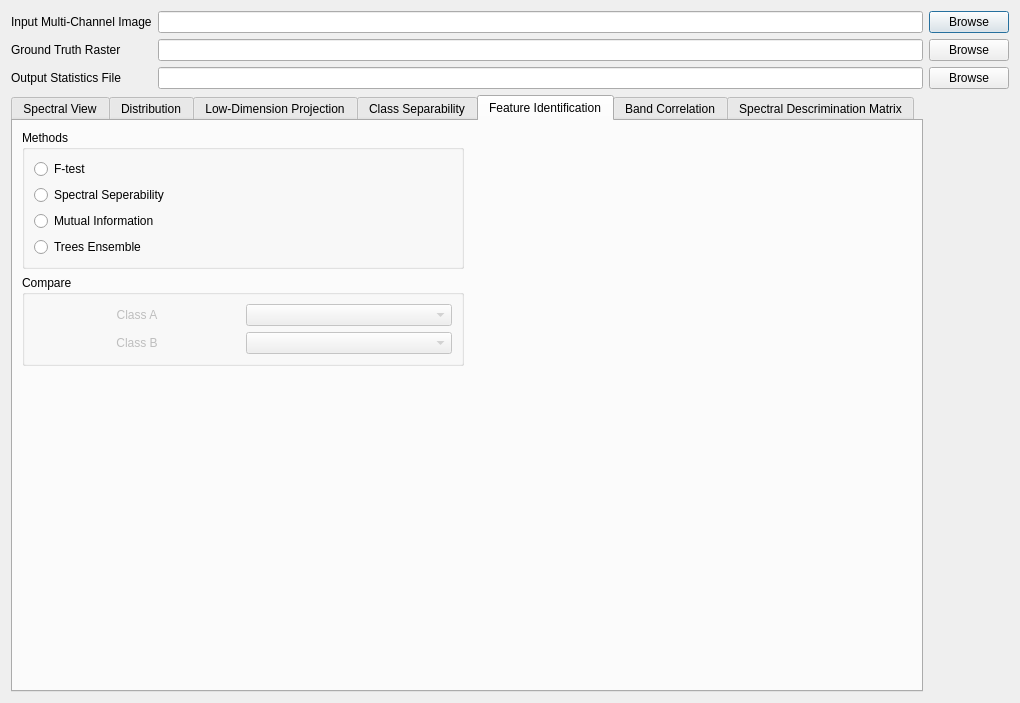
<?xml version="1.0" encoding="UTF-8"?>
<ui version="4.0">
 <class>HxToolsDialog</class>
 <widget class="QDialog" name="HxToolsDialog">
  <property name="geometry">
   <rect>
    <x>0</x>
    <y>0</y>
    <width>1020</width>
    <height>703</height>
   </rect>
  </property>
  <property name="windowTitle">
   <string>ROI Seperability Analysis</string>
  </property>
  <layout class="QGridLayout" name="gridLayout_3">
   <item row="0" column="0" rowspan="3">
    <layout class="QGridLayout" name="gridLayout">
     <item row="0" column="0">
      <widget class="QLabel" name="label">
       <property name="text">
        <string>Input Multi-Channel Image</string>
       </property>
      </widget>
     </item>
     <item row="1" column="0">
      <widget class="QLabel" name="label_6">
       <property name="text">
        <string>Ground Truth Raster </string>
       </property>
      </widget>
     </item>
     <item row="2" column="0">
      <widget class="QLabel" name="label_10">
       <property name="text">
        <string>Output Statistics File</string>
       </property>
      </widget>
     </item>
     <item row="0" column="1">
      <widget class="QLineEdit" name="lineEdit_2"/>
     </item>
     <item row="1" column="1">
      <widget class="QLineEdit" name="lineEdit"/>
     </item>
     <item row="2" column="1">
      <widget class="QLineEdit" name="lineEdit_3"/>
     </item>
    </layout>
   </item>
   <item row="0" column="1">
    <widget class="QPushButton" name="pushButton_4">
     <property name="text">
      <string>Browse</string>
     </property>
    </widget>
   </item>
   <item row="1" column="1">
    <widget class="QPushButton" name="pushButton_5">
     <property name="text">
      <string>Browse</string>
     </property>
    </widget>
   </item>
   <item row="2" column="1">
    <widget class="QPushButton" name="pushButton_6">
     <property name="text">
      <string>Browse</string>
     </property>
    </widget>
   </item>
   <item row="3" column="0">
    <layout class="QVBoxLayout" name="verticalLayout_19">
     <item>
      <widget class="QTabWidget" name="tabWidget">
       <property name="currentIndex">
        <number>4</number>
       </property>
       <widget class="QWidget" name="tab">
        <attribute name="title">
         <string>Spectral View</string>
        </attribute>
        <layout class="QGridLayout" name="gridLayout_15">
         <item row="0" column="0">
          <layout class="QHBoxLayout" name="horizontalLayout_8">
           <item>
            <layout class="QVBoxLayout" name="verticalLayout_2">
             <item>
              <widget class="QGroupBox" name="groupBox_3">
               <property name="title">
                <string>Category</string>
               </property>
               <layout class="QVBoxLayout" name="verticalLayout">
                <item>
                 <widget class="QRadioButton" name="rb_sep_all">
                  <property name="text">
                   <string>All Spectra (Mean)</string>
                  </property>
                  <property name="checked">
                   <bool>true</bool>
                  </property>
                  <attribute name="buttonGroup">
                   <string notr="true">buttonGroup</string>
                  </attribute>
                 </widget>
                </item>
                <item>
                 <widget class="QRadioButton" name="rb_sep_cv">
                  <property name="text">
                   <string>All Spectra (Coefficient of Variation)</string>
                  </property>
                  <attribute name="buttonGroup">
                   <string notr="true">buttonGroup</string>
                  </attribute>
                 </widget>
                </item>
                <item>
                 <widget class="QRadioButton" name="rb_sep_compare">
                  <property name="text">
                   <string>Compare Two Class Spectra</string>
                  </property>
                  <attribute name="buttonGroup">
                   <string notr="true">buttonGroup</string>
                  </attribute>
                 </widget>
                </item>
                <item>
                 <layout class="QHBoxLayout" name="horizontalLayout_2">
                  <item>
                   <widget class="QLabel" name="label_5">
                    <property name="enabled">
                     <bool>false</bool>
                    </property>
                    <property name="text">
                     <string>Class A</string>
                    </property>
                    <property name="alignment">
                     <set>Qt::AlignCenter</set>
                    </property>
                   </widget>
                  </item>
                  <item>
                   <widget class="QComboBox" name="comboBox">
                    <property name="enabled">
                     <bool>false</bool>
                    </property>
                    <property name="maxVisibleItems">
                     <number>10</number>
                    </property>
                   </widget>
                  </item>
                 </layout>
                </item>
                <item>
                 <layout class="QHBoxLayout" name="horizontalLayout_6">
                  <item>
                   <widget class="QLabel" name="label_14">
                    <property name="enabled">
                     <bool>false</bool>
                    </property>
                    <property name="text">
                     <string>Class B</string>
                    </property>
                    <property name="alignment">
                     <set>Qt::AlignCenter</set>
                    </property>
                   </widget>
                  </item>
                  <item>
                   <widget class="QComboBox" name="comboBox_2">
                    <property name="enabled">
                     <bool>false</bool>
                    </property>
                   </widget>
                  </item>
                 </layout>
                </item>
               </layout>
              </widget>
             </item>
             <item>
              <spacer name="verticalSpacer">
               <property name="orientation">
                <enum>Qt::Vertical</enum>
               </property>
               <property name="sizeHint" stdset="0">
                <size>
                 <width>20</width>
                 <height>178</height>
                </size>
               </property>
              </spacer>
             </item>
            </layout>
           </item>
           <item>
            <widget class="QMatplotlibWidget" name="mplWidgetSpectral" native="true"/>
           </item>
          </layout>
         </item>
        </layout>
       </widget>
       <widget class="QWidget" name="tab_2">
        <attribute name="title">
         <string>Distribution</string>
        </attribute>
        <layout class="QGridLayout" name="gridLayout_14">
         <item row="0" column="0">
          <layout class="QGridLayout" name="gridLayout_7">
           <item row="0" column="0">
            <layout class="QVBoxLayout" name="verticalLayout_10">
             <item>
              <widget class="QGroupBox" name="groupBox_5">
               <property name="title">
                <string>Category</string>
               </property>
               <layout class="QGridLayout" name="gridLayout_5">
                <item row="0" column="0">
                 <layout class="QVBoxLayout" name="verticalLayout_9">
                  <item>
                   <widget class="QRadioButton" name="radioClassDistribute">
                    <property name="text">
                     <string>Class Distribution</string>
                    </property>
                    <property name="checked">
                     <bool>false</bool>
                    </property>
                    <attribute name="buttonGroup">
                     <string notr="true">buttonGroup</string>
                    </attribute>
                   </widget>
                  </item>
                  <item>
                   <widget class="QRadioButton" name="radioFeatureDistribute">
                    <property name="enabled">
                     <bool>true</bool>
                    </property>
                    <property name="text">
                     <string>Feature Distribution</string>
                    </property>
                    <attribute name="buttonGroup">
                     <string notr="true">buttonGroup</string>
                    </attribute>
                   </widget>
                  </item>
                  <item>
                   <widget class="QRadioButton" name="radioFeatureVar">
                    <property name="enabled">
                     <bool>true</bool>
                    </property>
                    <property name="text">
                     <string>Feature Variability</string>
                    </property>
                    <attribute name="buttonGroup">
                     <string notr="true">buttonGroup</string>
                    </attribute>
                   </widget>
                  </item>
                  <item>
                   <widget class="QLabel" name="label_4">
                    <property name="text">
                     <string>Select Band</string>
                    </property>
                   </widget>
                  </item>
                  <item>
                   <widget class="QComboBox" name="comboBox_3">
                    <property name="enabled">
                     <bool>false</bool>
                    </property>
                   </widget>
                  </item>
                 </layout>
                </item>
               </layout>
              </widget>
             </item>
             <item>
              <spacer name="verticalSpacer_3">
               <property name="orientation">
                <enum>Qt::Vertical</enum>
               </property>
               <property name="sizeHint" stdset="0">
                <size>
                 <width>138</width>
                 <height>248</height>
                </size>
               </property>
              </spacer>
             </item>
            </layout>
           </item>
           <item row="0" column="1">
            <widget class="QMatplotlibWidget" name="widget_dist" native="true"/>
           </item>
          </layout>
         </item>
        </layout>
       </widget>
       <widget class="QWidget" name="tab_3">
        <attribute name="title">
         <string>Low-Dimension Projection</string>
        </attribute>
        <layout class="QGridLayout" name="gridLayout_10">
         <item row="0" column="0">
          <layout class="QHBoxLayout" name="horizontalLayout_4">
           <item>
            <layout class="QVBoxLayout" name="verticalLayout_13">
             <item>
              <widget class="QGroupBox" name="groupBox_4">
               <property name="title">
                <string>Transform</string>
               </property>
               <layout class="QGridLayout" name="gridLayout_2">
                <item row="0" column="0">
                 <layout class="QVBoxLayout" name="verticalLayout_14">
                  <item>
                   <widget class="QRadioButton" name="radioButton_PCA">
                    <property name="enabled">
                     <bool>true</bool>
                    </property>
                    <property name="text">
                     <string>PCA</string>
                    </property>
                    <property name="checked">
                     <bool>false</bool>
                    </property>
                    <attribute name="buttonGroup">
                     <string notr="true">buttonGroup</string>
                    </attribute>
                   </widget>
                  </item>
                  <item>
                   <widget class="QRadioButton" name="radioButton_TSNE">
                    <property name="text">
                     <string>t-SNE</string>
                    </property>
                    <property name="checked">
                     <bool>false</bool>
                    </property>
                    <attribute name="buttonGroup">
                     <string notr="true">buttonGroup</string>
                    </attribute>
                   </widget>
                  </item>
                  <item>
                   <widget class="QLabel" name="label_8">
                    <property name="text">
                     <string>Perplexity</string>
                    </property>
                   </widget>
                  </item>
                  <item>
                   <widget class="QLineEdit" name="x1CoordEdit">
                    <property name="enabled">
                     <bool>false</bool>
                    </property>
                    <property name="sizePolicy">
                     <sizepolicy hsizetype="Fixed" vsizetype="Fixed">
                      <horstretch>0</horstretch>
                      <verstretch>0</verstretch>
                     </sizepolicy>
                    </property>
                    <property name="text">
                     <string>30</string>
                    </property>
                    <property name="maxLength">
                     <number>3</number>
                    </property>
                   </widget>
                  </item>
                 </layout>
                </item>
               </layout>
              </widget>
             </item>
             <item>
              <spacer name="verticalSpacer_2">
               <property name="orientation">
                <enum>Qt::Vertical</enum>
               </property>
               <property name="sizeHint" stdset="0">
                <size>
                 <width>13</width>
                 <height>288</height>
                </size>
               </property>
              </spacer>
             </item>
            </layout>
           </item>
           <item>
            <widget class="QMatplotlibWidget" name="widget_3" native="true"/>
           </item>
          </layout>
         </item>
        </layout>
       </widget>
       <widget class="QWidget" name="tab_4">
        <attribute name="title">
         <string>Class Separability</string>
        </attribute>
        <layout class="QGridLayout" name="gridLayout_4">
         <item row="0" column="0">
          <layout class="QHBoxLayout" name="horizontalLayout_7">
           <item>
            <layout class="QGridLayout" name="gridLayout_12">
             <item row="0" column="0">
              <widget class="QGroupBox" name="groupBox_6">
               <property name="title">
                <string>Method</string>
               </property>
               <layout class="QGridLayout" name="gridLayout_9">
                <item row="0" column="0">
                 <layout class="QVBoxLayout" name="verticalLayout_11">
                  <item>
                   <layout class="QVBoxLayout" name="verticalLayout_8">
                    <item>
                     <widget class="QRadioButton" name="radioFRA">
                      <property name="text">
                       <string>Fractional Distance</string>
                      </property>
                      <property name="checked">
                       <bool>false</bool>
                      </property>
                      <attribute name="buttonGroup">
                       <string notr="true">buttonGroup</string>
                      </attribute>
                     </widget>
                    </item>
                    <item>
                     <widget class="QRadioButton" name="radioSAM">
                      <property name="text">
                       <string>SAM</string>
                      </property>
                      <property name="checked">
                       <bool>false</bool>
                      </property>
                      <attribute name="buttonGroup">
                       <string notr="true">buttonGroup</string>
                      </attribute>
                     </widget>
                    </item>
                    <item>
                     <widget class="QLabel" name="label_11">
                      <property name="text">
                       <string>Select the Class for Comparison</string>
                      </property>
                     </widget>
                    </item>
                    <item>
                     <widget class="QComboBox" name="comboBox_8">
                      <property name="enabled">
                       <bool>false</bool>
                      </property>
                     </widget>
                    </item>
                   </layout>
                  </item>
                  <item>
                   <spacer name="verticalSpacer_4">
                    <property name="orientation">
                     <enum>Qt::Vertical</enum>
                    </property>
                    <property name="sizeHint" stdset="0">
                     <size>
                      <width>20</width>
                      <height>158</height>
                     </size>
                    </property>
                   </spacer>
                  </item>
                 </layout>
                </item>
               </layout>
              </widget>
             </item>
            </layout>
           </item>
           <item>
            <widget class="QMatplotlibWidget" name="widget_class_sep" native="true"/>
           </item>
          </layout>
         </item>
        </layout>
       </widget>
       <widget class="QWidget" name="tab_5">
        <attribute name="title">
         <string>Feature Identification</string>
        </attribute>
        <layout class="QGridLayout" name="gridLayout_8">
         <item row="0" column="0">
          <layout class="QHBoxLayout" name="horizontalLayout_15">
           <item>
            <layout class="QVBoxLayout" name="verticalLayout_18">
             <item>
              <layout class="QVBoxLayout" name="verticalLayout_17">
               <item>
                <widget class="QGroupBox" name="groupBox">
                 <property name="title">
                  <string>Methods</string>
                 </property>
                 <layout class="QGridLayout" name="gridLayout_11">
                  <item row="0" column="0">
                   <layout class="QVBoxLayout" name="verticalLayout_5">
                    <item>
                     <widget class="QRadioButton" name="radioFTEST">
                      <property name="text">
                       <string>F-test</string>
                      </property>
                      <property name="checked">
                       <bool>false</bool>
                      </property>
                      <attribute name="buttonGroup">
                       <string notr="true">buttonGroup</string>
                      </attribute>
                     </widget>
                    </item>
                    <item>
                     <widget class="QRadioButton" name="radioSEP">
                      <property name="text">
                       <string>Spectral Seperability</string>
                      </property>
                      <attribute name="buttonGroup">
                       <string notr="true">buttonGroup</string>
                      </attribute>
                     </widget>
                    </item>
                    <item>
                     <widget class="QRadioButton" name="radioMUTUAL">
                      <property name="text">
                       <string>Mutual Information</string>
                      </property>
                      <attribute name="buttonGroup">
                       <string notr="true">buttonGroup</string>
                      </attribute>
                     </widget>
                    </item>
                    <item>
                     <widget class="QRadioButton" name="radioTREE">
                      <property name="text">
                       <string>Trees Ensemble</string>
                      </property>
                      <attribute name="buttonGroup">
                       <string notr="true">buttonGroup</string>
                      </attribute>
                     </widget>
                    </item>
                   </layout>
                  </item>
                 </layout>
                </widget>
               </item>
               <item>
                <widget class="QGroupBox" name="groupBox_2">
                 <property name="title">
                  <string>Compare</string>
                 </property>
                 <layout class="QVBoxLayout" name="verticalLayout_12">
                  <item>
                   <layout class="QVBoxLayout" name="verticalLayout_4">
                    <item>
                     <layout class="QHBoxLayout" name="horizontalLayout_3">
                      <item>
                       <widget class="QLabel" name="label_19">
                        <property name="enabled">
                         <bool>false</bool>
                        </property>
                        <property name="text">
                         <string>Class A</string>
                        </property>
                        <property name="alignment">
                         <set>Qt::AlignCenter</set>
                        </property>
                       </widget>
                      </item>
                      <item>
                       <widget class="QComboBox" name="comboBox_classA">
                        <property name="enabled">
                         <bool>false</bool>
                        </property>
                       </widget>
                      </item>
                     </layout>
                    </item>
                    <item>
                     <layout class="QHBoxLayout" name="horizontalLayout_14">
                      <item>
                       <widget class="QLabel" name="label_18">
                        <property name="enabled">
                         <bool>false</bool>
                        </property>
                        <property name="text">
                         <string>Class B</string>
                        </property>
                        <property name="alignment">
                         <set>Qt::AlignCenter</set>
                        </property>
                       </widget>
                      </item>
                      <item>
                       <widget class="QComboBox" name="comboBox_classB">
                        <property name="enabled">
                         <bool>false</bool>
                        </property>
                       </widget>
                      </item>
                     </layout>
                    </item>
                   </layout>
                  </item>
                 </layout>
                </widget>
               </item>
              </layout>
             </item>
             <item>
              <spacer name="verticalSpacer_7">
               <property name="orientation">
                <enum>Qt::Vertical</enum>
               </property>
               <property name="sizeHint" stdset="0">
                <size>
                 <width>20</width>
                 <height>178</height>
                </size>
               </property>
              </spacer>
             </item>
            </layout>
           </item>
           <item>
            <widget class="QMatplotlibWidget" name="widget_feature" native="true"/>
           </item>
          </layout>
         </item>
        </layout>
       </widget>
       <widget class="QWidget" name="tab_6">
        <attribute name="title">
         <string>Band Correlation</string>
        </attribute>
        <layout class="QGridLayout" name="gridLayout_6">
         <item row="0" column="0">
          <layout class="QHBoxLayout" name="horizontalLayout_13">
           <item>
            <layout class="QVBoxLayout" name="verticalLayout_16">
             <item>
              <widget class="QGroupBox" name="groupBox_7">
               <property name="title">
                <string>Category</string>
               </property>
               <layout class="QVBoxLayout" name="verticalLayout_6">
                <item>
                 <widget class="QRadioButton" name="radio_classcorr">
                  <property name="text">
                   <string>Band Correlation</string>
                  </property>
                  <property name="checked">
                   <bool>false</bool>
                  </property>
                  <attribute name="buttonGroup">
                   <string notr="true">buttonGroup</string>
                  </attribute>
                 </widget>
                </item>
                <item>
                 <widget class="QRadioButton" name="radioPairplot">
                  <property name="text">
                   <string>Band Pair Plot</string>
                  </property>
                  <attribute name="buttonGroup">
                   <string notr="true">buttonGroup</string>
                  </attribute>
                 </widget>
                </item>
                <item>
                 <layout class="QHBoxLayout" name="horizontalLayout_11">
                  <item>
                   <widget class="QLabel" name="label_17">
                    <property name="enabled">
                     <bool>false</bool>
                    </property>
                    <property name="text">
                     <string>Band A</string>
                    </property>
                    <property name="alignment">
                     <set>Qt::AlignCenter</set>
                    </property>
                   </widget>
                  </item>
                  <item>
                   <widget class="QComboBox" name="comboBox_6">
                    <property name="enabled">
                     <bool>false</bool>
                    </property>
                   </widget>
                  </item>
                 </layout>
                </item>
                <item>
                 <layout class="QHBoxLayout" name="horizontalLayout_12">
                  <item>
                   <widget class="QLabel" name="label_16">
                    <property name="enabled">
                     <bool>false</bool>
                    </property>
                    <property name="text">
                     <string>Band B</string>
                    </property>
                    <property name="alignment">
                     <set>Qt::AlignCenter</set>
                    </property>
                   </widget>
                  </item>
                  <item>
                   <widget class="QComboBox" name="comboBox_7">
                    <property name="enabled">
                     <bool>false</bool>
                    </property>
                   </widget>
                  </item>
                 </layout>
                </item>
               </layout>
              </widget>
             </item>
             <item>
              <spacer name="verticalSpacer_5">
               <property name="orientation">
                <enum>Qt::Vertical</enum>
               </property>
               <property name="sizeHint" stdset="0">
                <size>
                 <width>20</width>
                 <height>278</height>
                </size>
               </property>
              </spacer>
             </item>
            </layout>
           </item>
           <item>
            <widget class="QMatplotlibWidget" name="widget_corr" native="true"/>
           </item>
          </layout>
         </item>
        </layout>
       </widget>
       <widget class="QWidget" name="tab_7">
        <attribute name="title">
         <string>Spectral Descrimination Matrix</string>
        </attribute>
        <layout class="QGridLayout" name="gridLayout_13">
         <item row="0" column="0">
          <layout class="QHBoxLayout" name="horizontalLayout_10">
           <item>
            <layout class="QVBoxLayout" name="verticalLayout_15">
             <item>
              <widget class="QGroupBox" name="groupBox_8">
               <property name="title">
                <string>Compare</string>
               </property>
               <layout class="QVBoxLayout" name="verticalLayout_7">
                <item>
                 <layout class="QVBoxLayout" name="verticalLayout_3">
                  <item>
                   <widget class="QRadioButton" name="radioButton_bandwise">
                    <property name="text">
                     <string>Band-wise</string>
                    </property>
                    <attribute name="buttonGroup">
                     <string notr="true">buttonGroup</string>
                    </attribute>
                   </widget>
                  </item>
                  <item>
                   <widget class="QRadioButton" name="radioButton_bandnorm">
                    <property name="sizePolicy">
                     <sizepolicy hsizetype="Minimum" vsizetype="Fixed">
                      <horstretch>0</horstretch>
                      <verstretch>0</verstretch>
                     </sizepolicy>
                    </property>
                    <property name="text">
                     <string>[A-B]/[A+B]</string>
                    </property>
                    <attribute name="buttonGroup">
                     <string notr="true">buttonGroup</string>
                    </attribute>
                   </widget>
                  </item>
                  <item>
                   <widget class="QLabel" name="label_13">
                    <property name="text">
                     <string>Band-width</string>
                    </property>
                   </widget>
                  </item>
                  <item>
                   <widget class="QLineEdit" name="x1CoordEdit_2">
                    <property name="enabled">
                     <bool>false</bool>
                    </property>
                    <property name="sizePolicy">
                     <sizepolicy hsizetype="Fixed" vsizetype="Fixed">
                      <horstretch>0</horstretch>
                      <verstretch>0</verstretch>
                     </sizepolicy>
                    </property>
                    <property name="text">
                     <string>1</string>
                    </property>
                   </widget>
                  </item>
                 </layout>
                </item>
                <item>
                 <layout class="QHBoxLayout" name="horizontalLayout_5">
                  <item>
                   <widget class="QLabel" name="label_12">
                    <property name="enabled">
                     <bool>false</bool>
                    </property>
                    <property name="text">
                     <string>Class A</string>
                    </property>
                    <property name="alignment">
                     <set>Qt::AlignCenter</set>
                    </property>
                   </widget>
                  </item>
                  <item>
                   <widget class="QComboBox" name="comboBox_classA_1">
                    <property name="enabled">
                     <bool>false</bool>
                    </property>
                   </widget>
                  </item>
                 </layout>
                </item>
                <item>
                 <layout class="QHBoxLayout" name="horizontalLayout_9">
                  <item>
                   <widget class="QLabel" name="label_15">
                    <property name="enabled">
                     <bool>false</bool>
                    </property>
                    <property name="text">
                     <string>Class B</string>
                    </property>
                    <property name="alignment">
                     <set>Qt::AlignCenter</set>
                    </property>
                   </widget>
                  </item>
                  <item>
                   <widget class="QComboBox" name="comboBox_classB_1">
                    <property name="enabled">
                     <bool>false</bool>
                    </property>
                   </widget>
                  </item>
                 </layout>
                </item>
               </layout>
              </widget>
             </item>
             <item>
              <spacer name="verticalSpacer_6">
               <property name="orientation">
                <enum>Qt::Vertical</enum>
               </property>
               <property name="sizeHint" stdset="0">
                <size>
                 <width>128</width>
                 <height>238</height>
                </size>
               </property>
              </spacer>
             </item>
            </layout>
           </item>
           <item>
            <widget class="QMatplotlibWidget" name="widget_band_sep" native="true"/>
           </item>
          </layout>
         </item>
        </layout>
       </widget>
      </widget>
     </item>
    </layout>
   </item>
  </layout>
 </widget>
 <customwidgets>
  <customwidget>
   <class>QMatplotlibWidget</class>
   <extends>QWidget</extends>
   <header>HxTools.ui.qmatplotlibwidget</header>
   <container>1</container>
  </customwidget>
 </customwidgets>
 <resources/>
 <connections/>
 <buttongroups>
  <buttongroup name="buttonGroup"/>
 </buttongroups>
</ui>
